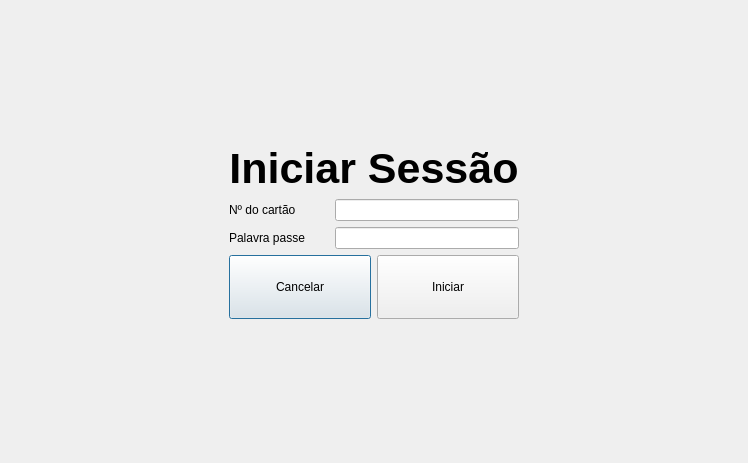
<?xml version="1.0" encoding="UTF-8"?>
<ui version="4.0">
 <class>Login</class>
 <widget class="QDialog" name="Login">
  <property name="geometry">
   <rect>
    <x>0</x>
    <y>0</y>
    <width>748</width>
    <height>463</height>
   </rect>
  </property>
  <property name="windowTitle">
   <string>Dialog</string>
  </property>
  <layout class="QGridLayout" name="gridLayout">
   <item row="1" column="2">
    <spacer name="horizontalSpacer_2">
     <property name="orientation">
      <enum>Qt::Orientation::Horizontal</enum>
     </property>
     <property name="sizeHint" stdset="0">
      <size>
       <width>40</width>
       <height>20</height>
      </size>
     </property>
    </spacer>
   </item>
   <item row="1" column="1">
    <layout class="QVBoxLayout" name="verticalLayout">
     <item>
      <widget class="QLabel" name="title">
       <property name="font">
        <font>
         <pointsize>32</pointsize>
         <bold>true</bold>
        </font>
       </property>
       <property name="text">
        <string>Iniciar Sessão</string>
       </property>
       <property name="alignment">
        <set>Qt::AlignmentFlag::AlignCenter</set>
       </property>
      </widget>
     </item>
     <item>
      <layout class="QHBoxLayout" name="horizontalLayout">
       <item>
        <widget class="QLabel" name="cardNumber_label">
         <property name="sizePolicy">
          <sizepolicy hsizetype="Fixed" vsizetype="Preferred">
           <horstretch>0</horstretch>
           <verstretch>0</verstretch>
          </sizepolicy>
         </property>
         <property name="minimumSize">
          <size>
           <width>100</width>
           <height>0</height>
          </size>
         </property>
         <property name="text">
          <string>Nº do cartão</string>
         </property>
        </widget>
       </item>
       <item>
        <widget class="QLineEdit" name="cardNumber_lineEdit"/>
       </item>
      </layout>
     </item>
     <item>
      <layout class="QHBoxLayout" name="horizontalLayout_2">
       <item>
        <widget class="QLabel" name="password_label">
         <property name="sizePolicy">
          <sizepolicy hsizetype="Fixed" vsizetype="Preferred">
           <horstretch>0</horstretch>
           <verstretch>0</verstretch>
          </sizepolicy>
         </property>
         <property name="minimumSize">
          <size>
           <width>100</width>
           <height>0</height>
          </size>
         </property>
         <property name="text">
          <string>Palavra passe</string>
         </property>
        </widget>
       </item>
       <item>
        <widget class="QLineEdit" name="password_lineEdit"/>
       </item>
      </layout>
     </item>
     <item>
      <layout class="QHBoxLayout" name="horizontalLayout_3">
       <item>
        <widget class="QPushButton" name="cancel">
         <property name="minimumSize">
          <size>
           <width>0</width>
           <height>64</height>
          </size>
         </property>
         <property name="text">
          <string>Cancelar</string>
         </property>
        </widget>
       </item>
       <item>
        <widget class="QPushButton" name="login">
         <property name="minimumSize">
          <size>
           <width>0</width>
           <height>64</height>
          </size>
         </property>
         <property name="text">
          <string>Iniciar</string>
         </property>
        </widget>
       </item>
      </layout>
     </item>
    </layout>
   </item>
   <item row="2" column="1">
    <spacer name="verticalSpacer_2">
     <property name="orientation">
      <enum>Qt::Orientation::Vertical</enum>
     </property>
     <property name="sizeHint" stdset="0">
      <size>
       <width>20</width>
       <height>40</height>
      </size>
     </property>
    </spacer>
   </item>
   <item row="1" column="0">
    <spacer name="horizontalSpacer">
     <property name="orientation">
      <enum>Qt::Orientation::Horizontal</enum>
     </property>
     <property name="sizeHint" stdset="0">
      <size>
       <width>40</width>
       <height>20</height>
      </size>
     </property>
    </spacer>
   </item>
   <item row="0" column="1">
    <spacer name="verticalSpacer">
     <property name="orientation">
      <enum>Qt::Orientation::Vertical</enum>
     </property>
     <property name="sizeHint" stdset="0">
      <size>
       <width>20</width>
       <height>40</height>
      </size>
     </property>
    </spacer>
   </item>
  </layout>
 </widget>
 <resources/>
 <connections/>
</ui>
